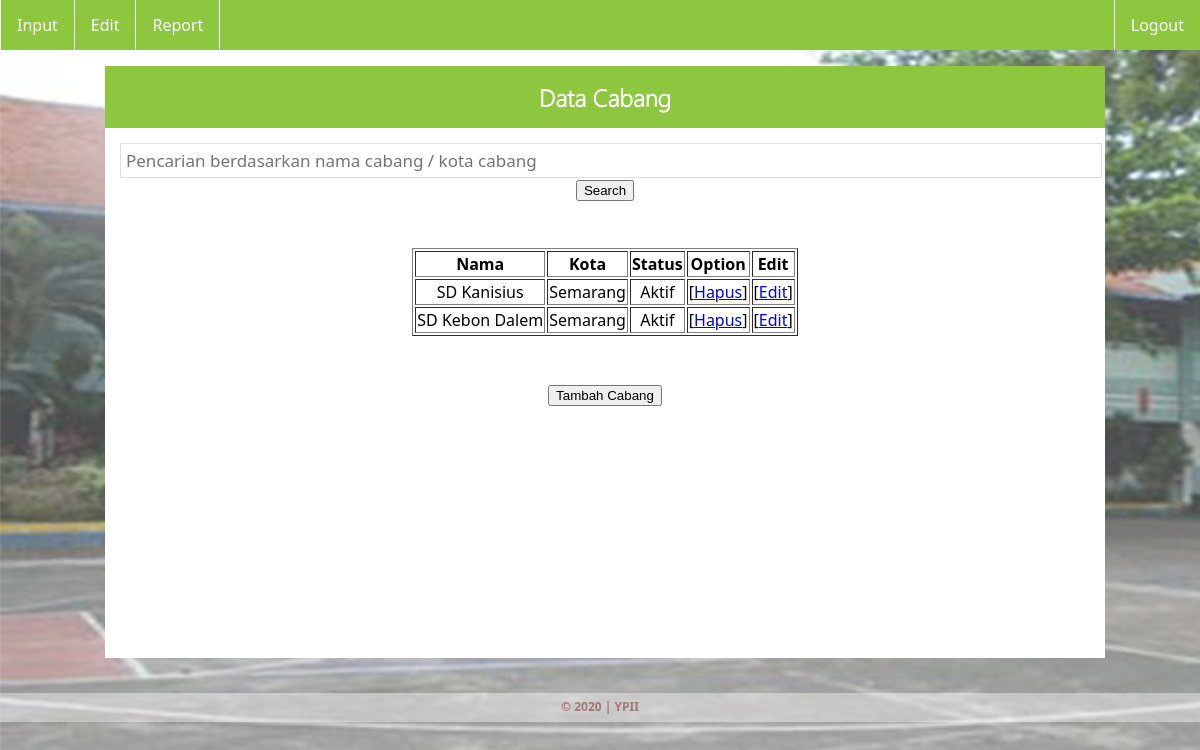
Screenshot of /edit/cabang/tampilcabang.php (signed in) with the database file from the repository.
### tables this page shows
CREATE TABLE `cabang` (
  `nama` varchar(100) NOT NULL,
  `kota` varchar(100) NOT NULL,
  `status` varchar(25) NOT NULL
);

### edit/cabang/tampilcabang.php (the view, shortened to what this page needs)
<!DOCTYPE HTML>
<html>
<head>
	<link rel="stylesheet" href="../../css/style.css">
</head>
<body background="../../images/background.jpg">
	<div class="top">
	<ul>
	<?php
		if($_SESSION['ceklogin']=='Admin'){
			echo "<li><a href='../../input/input.php'>Input</a></li>
			<li><a href='../edit.php'>Edit</a></li>
			<li style='border-right: 1px solid #fff'><a href='../../report/report.php'>Report</a></li>";
		}
	?>
	<li style="float:right"><a href="../../logout.php">Logout</a></li>
	</ul>
	</div>
	<div class="container"><br><br><br>
	  <div class="header2">
		<center><h2>Data Cabang</h2></center>
	  </div>
		<div class="content">
		<form method='post' action=''>
		  	<input type='text' name='search' placeholder='Pencarian berdasarkan nama cabang / kota cabang'><br>
		  	<div align='center'>
		  		<input type='submit' value='Search'>
		  	</div><br><br>
  		</form>
			<?php
			if (isset($_POST["search"])) {
				$search=$_POST['search'];
				$query="SELECT * from cabang where nama='$search' || kota='$search'";
				$result=mysql_query($query);
				echo mysql_error();
				if($result){
					$i=0;
					echo"<table align='center'><tr><td><table border='1'><tr>
						<th>Nama</th>
						<th>Kota</th>
						<th>Status</th>";
						echo"<th>Option</th>";
						echo"<th>Edit</th>";
						echo"</tr>\r";
					while($row=mysql_fetch_array($result)){
						echo"<tr>\r";
						echo "<td><center>".$row['nama']."</td>\r";
						echo "<td><center>".$row['kota']."</td>\r";
						echo "<td><center>".$row['status']."</td>\r";
						echo "<td>[<a href=\"delcabang.php?idcontent=".$row['nama']."\">Hapus</a>]</td>";
						echo "<td>[<a href=\"editcabang.php?idcontent=".$row['nama']."\">Edit</a>]</td>";
						echo "</tr>\r";
					}
						echo"</table></td></tr></table>\r";
				}
			}
			else {
				$query="SELECT * from cabang";
				$result=mysql_query($query);
				if($result){
					echo"<table align='center'><tr><td><table border='1'><tr>
						<th>Nama</th>
						<th>Kota</th>
						<th>Status</th>";
						echo"<th>Option</th>";
						echo"<th>Edit</th>";
						echo"</tr>\r";
					while($row=mysql_fetch_array($result)){
						echo"<tr>\r";
						echo "<td><center>".$row['nama']."</td>\r";
						echo "<td><center>".$row['kota']."</td>\r";
						echo "<td><center>".$row['status']."</td>\r";
						echo "<td>[<a href=\"delcabang.php?idcontent=".$row['nama']."\">Hapus</a>]</td>";
						echo "<td>[<a href=\"editcabang.php?idcontent=".$row['nama']."\">Edit</a>]</td>";
						echo "</tr>\r";
					}
						echo"</table></td></tr></table>\r";
				}
			}
			?><br><br>
			<div align='center'>
				<a href='inputcabang.php'><input type='button' value='Tambah Cabang'/></a>
			</div>
		</div>
	</div>
	<div class="back_footer2">
		<b>&copy; 2020 | YPII </b>
	</div>
</body>
</html>
</body>
</html>

### css/style.css (style rules this page uses)
body { font-family:segoeui; background-attachment:fixed; padding:0px; margin:0px; }
.header2 { width:98%; min-height:30px; overflow:hidden; background:#8dc63f; padding:10px; }
.header2 h2 { margin:5px; padding:0; font-family:segoeuil; color:#fff; }
.content { width:97%; min-height:500px; overflow:hidden; background:#fff; padding:15px; }
.content input[type=text],textarea { width:100%; margin:0px 20px 0px 0; padding:5px 5px ; border:1px solid #dfdfdf; background:#fff; font-size:17px; font-family:segoeui; }
@media all and (min-width: 100px) { .container { max-width: 1000px; margin: auto; padding: 0 0 0 10px; _background:#000; } }
.top { list-style-type: none; margin: 0; padding: 0; }
.top ul { list-style-type: none; margin: 0; padding: 0; overflow: hidden; background-color: #8dc63f; position:fixed; width:100%; }
.top li { float:left; border-left: 1px solid #fff; }
.top li a { display: block; color: white; text-align: center; padding: 14px 16px; text-decoration: none; }
.back_footer2 { width:100%; height:24px; background:#fff; opacity:0.4; float:left; text-align:center; font-size:12px; color:#9f2727; padding-top:5px; margin-top:35px; }

### rows the page displays
cabang: nama "SD Kanisius", kota "Semarang", status "Aktif"
cabang: nama "SD Kebon Dalem", kota "Semarang", status "Aktif"
